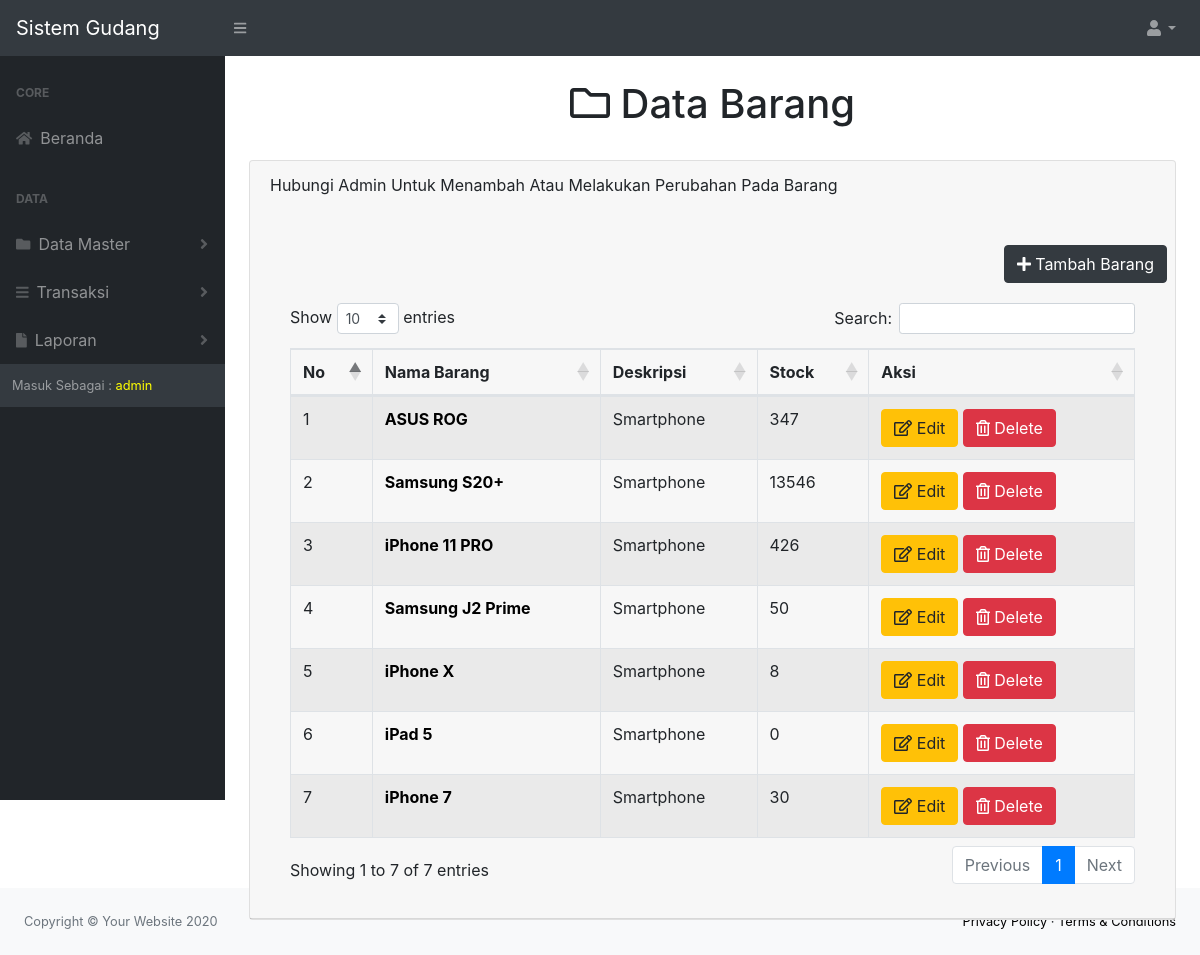
Page / (signed in) on the committed database.
### tables this page shows
CREATE TABLE `stock` (
  `idbarang` int(11) NOT NULL,
  `namabarang` varchar(25) NOT NULL,
  `deskripsi` varchar(25) NOT NULL,
  `stock` int(11) NOT NULL
);

### index.php (the view, shortened to what this page needs)
<?php
require 'function.php';
?>
<!DOCTYPE html>
<html lang="en">
    <head>
        <link rel="stylesheet" href="path/to/font-awesome/css/font-awesome.min.css">
        <link href="css/styles.css" rel="stylesheet" />
        <link href="https://cdn.datatables.net/1.10.20/css/dataTables.bootstrap4.min.css" rel="stylesheet" />
    </head>
    <body class="sb-nav-fixed">
        <nav class="sb-topnav navbar navbar-expand navbar-dark bg-dark">
            <a class="navbar-brand" href="index.html">Sistem Gudang </a>
            <button class="btn btn-link btn-sm order-1 order-lg-0" id="sidebarToggle" href="#"><i class="fas fa-bars"></i></button>
            <ul class="navbar-nav ml-auto ml-md-10">
                <li class="nav-item dropdown">
                    <a class="nav-link dropdown-toggle" id="userDropdown" href="#" role="button" data-toggle="dropdown" aria-haspopup="true" aria-expanded="false"><i class="fas fa-user fa-fw"></i></a>
                </li>
            </ul>
        </nav>
        <div id="layoutSidenav">
            <div id="layoutSidenav_nav">
                <nav class="sb-sidenav accordion sb-sidenav-dark" id="sidenavAccordion">
                    <div class="sb-sidenav-menu">
                        <div class="nav">
                            <div class="sb-sidenav-menu-heading">Core</div>
                            <a class="nav-link" href="beranda.php">
                                <div class="sb-nav-link-icon"><i class="fas fa-home"></i></div>
                                Beranda
                            </a>
                            <div class="sb-sidenav-menu-heading">Data</div>
                            <a class="nav-link collapsed" href="#" data-toggle="collapse" data-target="#collapsemaster" aria-expanded="false" aria-controls="collapsemaster">
                                <div class="sb-nav-link-icon"><i class="fas fa-folder"></i></div>
                                Data Master
                                <div class="sb-sidenav-collapse-arrow"><i class="fas fa-angle-down"></i></div>
                            </a>
                            <a class="nav-link collapsed" href="#" data-toggle="collapse" data-target="#collapseLayouts" aria-expanded="false" aria-controls="collapseLayouts">
                                <div class="sb-nav-link-icon"><i class="fas fa-bars"></i></div>
                                Transaksi
                                <div class="sb-sidenav-collapse-arrow"><i class="fas fa-angle-down"></i></div>
                            </a>
                            <a class="nav-link collapsed" href="#" data-toggle="collapse" data-target="#collapselaporan" aria-expanded="false" aria-controls="collapselaporan">
                                <div class="sb-nav-link-icon"><i class="fas fa-file"></i></div>
                                Laporan
                                <div class="sb-sidenav-collapse-arrow"><i class="fas fa-angle-down"></i></div>
                            </a>
                    <div class="sb-sidenav-footer">
                        <?php
                        $ambildatalogin = mysqli_query($conn, "select * from login");
                        $data = mysqli_fetch_array($ambildatalogin);
                        $level = $data['level'];?>
                        <div class="small">Masuk Sebagai :
                        <font color="yellow"><?=$level;?></font>
                        </div>
                    </div>
                </nav>
            </div>
            <div id="layoutSidenav_content">
                <main>
                    <div class="container-fluid mt-4">
                    <div class="container text-center">
                    <section class="content-header">
                    <h1>
                    <i class="far fa-folder"></i> Data Barang
                    </section>
                    </div>
                        <br>
                        <div class="card mb-4">
                        <div class="card-header">
                            <marquee behavior="alternate">Hubungi Admin Untuk Menambah Atau Melakukan Perubahan Pada Barang</marquee>
                            <br><br>
                            <div class="row">
                                <div class="col">
                                </div>
                            <?php
                            $level = $_SESSION['level'] == 'admin';
                            if($level){
                            ?>
                            <button type="button" class="btn btn-dark" data-toggle="modal" data-target="#myModal">
                            <i class="fas fa-plus"></i> Tambah Barang
                            </button>
                            <?php } else { ?>
                            <?php } ?>
                            </div>
                            <div class="card-body">
                                <div class="table-responsive">
                                    <table class="table table-bordered table-striped" id="dataTable" width="100%" cellspacing="0">
                                        <thead>
                                            <tr>
                                                <th>No</th>
                                                <th>Nama Barang</th>
                                                <th>Deskripsi</th>
                                                <th>Stock</th>
                                                <?php
                                                $level = $_SESSION['level'] == 'admin';
                                                if($level){
                                                ?>
                                                <th>Aksi</th>
                                                <?php } else { ?>
                                                <?php } ?>
                                            </tr>
                                        </thead>
                                        <tbody>
                                        <?php
                                            $ambilsemuadatastock = mysqli_query($conn,"select * from stock");
                                            $i=1;
                                            while($data = mysqli_fetch_array($ambilsemuadatastock)){
                                                $namabarang = $data['namabarang'];
                                                $deskripsi = $data['deskripsi'];
                                                $stock = $data['stock'];
                                                $idb = $data['idbarang'];
                                        ?>
                                            <tr>
                                                <td><?=$i++;?></td>
                                                <td><strong><a href="detail.php?id=<?=$idb;?>"><?=$namabarang;?></strong></td>
                                                <td><?=$deskripsi;?></td>
                                                <td><?=$stock;?></td>
                                                <td>
                                                <?php
                                                $level = $_SESSION['level'] == 'admin';
                                                if($level){
                                                ?>
                                                <button type="button" class="btn btn-warning" data-toggle="modal" data-target="#edit<?=$idb;?>">
                                                <i class="far fa-edit"></i> Edit
                                                    </button>
                                                    <button type="button" class="btn btn-danger" data-toggle="modal" data-target="#delete<?=$idb;?>">
                                                    <i class="far fa-trash-alt"></i> Delete
                                                    </button>
                                                <?php } else { ?>
                                                <?php } ?>
                                                </td>
                                            </tr>
                                        <?php
                                        };
                                        ?>
                                        </tbody>
                                    </table>
                                </div>
                            </div>
                        </div>
                    </div>
                </main>
            </div>
        </div>
        <footer class="py-4 bg-light mt-auto">
                    <div class="container-fluid">
                        <div class="d-flex align-items-center justify-content-between small">
                            <div class="text-muted">Copyright &copy; Your Website 2020</div>
                            <div>
                                <a href="#">Privacy Policy</a>
                                &middot;
                                <a href="#">Terms &amp; Conditions</a>
                            </div>
                        </div>
                    </div>
                </footer>
    </body>
</html>

### index.php (style rules this page uses)
a { text-decoration:none; color: black; }
body { background-color: white; }

### rows in the picture
stock: namabarang "ASUS ROG", deskripsi "Smartphone", stock "347"
stock: namabarang "Samsung S20+", deskripsi "Smartphone", stock "13546"
stock: namabarang "iPhone 11 PRO", deskripsi "Smartphone", stock "426"
stock: namabarang "Samsung J2 Prime", deskripsi "Smartphone", stock "50"
stock: namabarang "iPhone X", deskripsi "Smartphone", stock "8"
stock: namabarang "iPad 5", deskripsi "Smartphone", stock "0"
stock: namabarang "iPhone 7", deskripsi "Smartphone", stock "30"

### other values in the picture
$level "admin"
